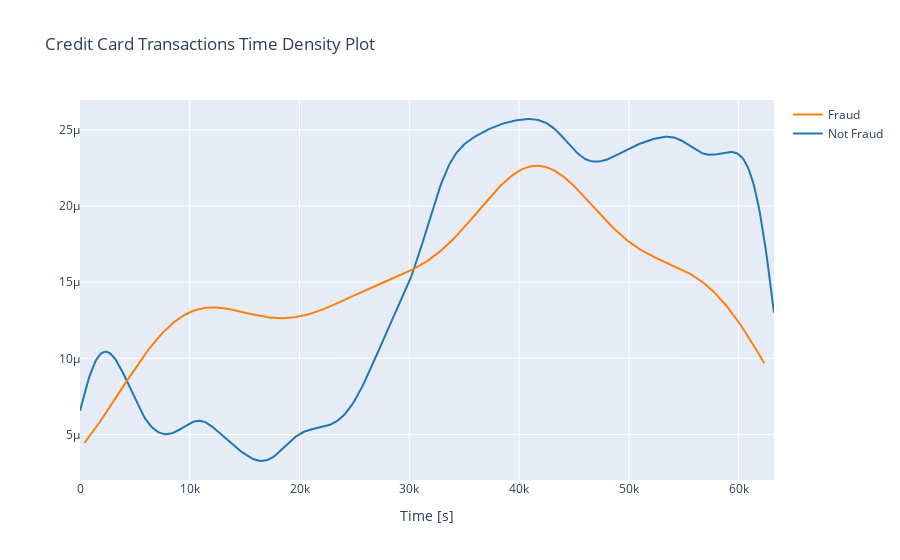

This figure's notebook cell:
### Code cell
# Data Exploration
class_0 = data_df.loc[data_df['Class'] == 0]["Time"]
class_1 = data_df.loc[data_df['Class'] == 1]["Time"]

hist_data = [class_0, class_1]
group_labels = ['Not Fraud', 'Fraud']

fig = ff.create_distplot(hist_data, group_labels, show_hist=False, show_rug=False)
fig['layout'].update(title='Credit Card Transactions Time Density Plot', xaxis=dict(title='Time [s]'))
iplot(fig, filename='dist_only')

### Figure 1 — Plotly figure (JSON) as saved in the notebook; plotly's stock layout.template omitted (floating-point values rounded to 4 significant figures; data arrays with more than 128 entries replaced by an {"elided": "..."} marker saying what was removed)
{"data": [{"legendgroup": "Not Fraud", "marker": {"color": "rgb(31, 119, 180)"}, "mode": "lines", "name": "Not Fraud", "showlegend": true, "x": {"elided": "500 float values"}, "xaxis": "x", "y": {"elided": "500 float values"}, "yaxis": "y", "type": "scatter"}, {"legendgroup": "Fraud", "marker": {"color": "rgb(255, 127, 14)"}, "mode": "lines", "name": "Fraud", "showlegend": true, "x": {"elided": "500 float values"}, "xaxis": "x", "y": {"elided": "500 float values"}, "yaxis": "y", "type": "scatter"}], "layout": {"barmode": "overlay", "hovermode": "closest", "legend": {"traceorder": "reversed"}, "title": {"text": "Credit Card Transactions Time Density Plot"}, "xaxis": {"anchor": "y2", "domain": [0, 1], "title": {"text": "Time [s]"}, "zeroline": false}, "yaxis": {"anchor": "free", "domain": [0, 1], "position": 0}}}
